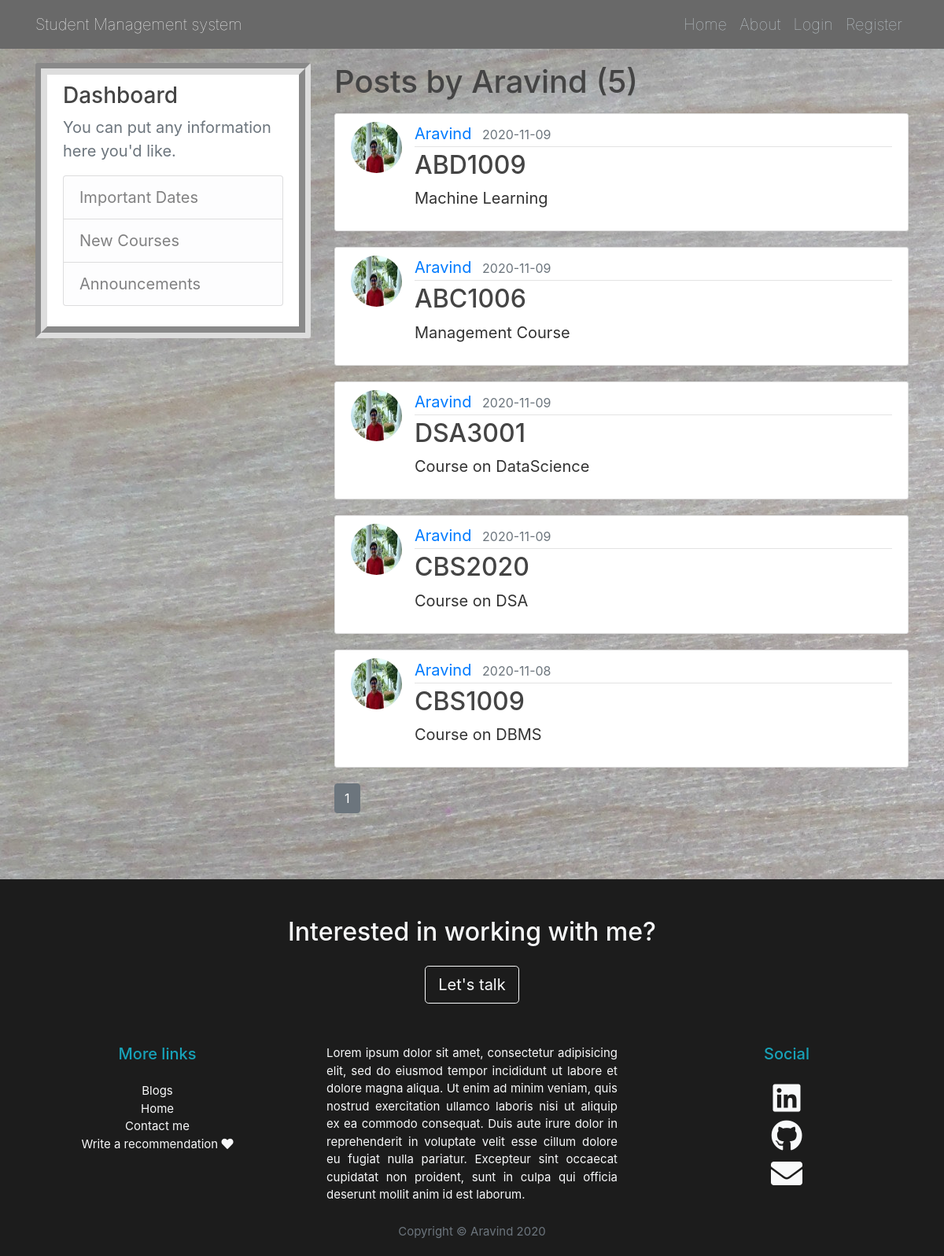
The app's page /user/Aravind with its own data.
### flaskblog/models.py (models this page shows, shortened)
class User(db.Model, UserMixin):
    id = db.Column(db.Integer, primary_key=True)
    username = db.Column(db.String(20), unique=True, nullable=False)
    email = db.Column(db.String(120), unique=True, nullable=False)
    image_file = db.Column(db.String(20), nullable=False, default='default.jpg')
    password = db.Column(db.String(60), nullable=False)
    posts = db.relationship('Post', backref='author', lazy=True)

class Post(db.Model):
    id = db.Column(db.Integer, primary_key=True)
    title = db.Column(db.String(100), nullable=False)
    date_posted = db.Column(db.DateTime, nullable=False, default=datetime.utcnow)
    content = db.Column(db.Text, nullable=False)
    user_id = db.Column(db.Integer, db.ForeignKey('user.id'), nullable=False)

### flaskblog/routes.py (the view)
@app.route("/user/<string:username>")
def user_posts(username):
    page = request.args.get('page', 1, type=int)
    user = User.query.filter_by(username=username).first_or_404()
    posts = Post.query.filter_by(author=user)\
        .order_by(Post.date_posted.desc())\
        .paginate(page=page, per_page=5)
    return render_template('user_posts.html', posts=posts, user=user)

### flaskblog/templates/user_posts.html
{% extends "layout.html" %}
{% block content %}
    <h1 class="mb-3">Posts by {{ user.username }} ({{ posts.total }})</h1>
    {% for post in posts.items %}
        <article class="media content-section">
          <img class="rounded-circle article-img" src="{{ url_for('static', filename='profile_pics/' + post.author.image_file) }}">
          <div class="media-body">
            <div class="article-metadata">
              <a class="mr-2" href="{{ url_for('user_posts', username=post.author.username) }}">{{ user.username }}</a>
              <small class="text-muted">{{ post.date_posted.strftime('%Y-%m-%d') }}</small>
            </div>
            <h2><a class="article-title" href="{{ url_for('post', post_id=post.id) }}">{{ post.title }}</a></h2>
            <p class="article-content">{{ post.content }}</p>
          </div>
        </article>
    {% endfor %}
    {% for page_num in posts.iter_pages(left_edge=1, right_edge=1, left_current=1, right_current=2) %}
      {% if page_num %}
        {% if posts.page == page_num %}
          <a class="btn btn-secondary mb-4" href="{{ url_for('user_posts', username=user.username, page=page_num) }}">{{ page_num }}</a>
        {% else %}
          <a class="btn btn-outline-secondary mb-4" href="{{ url_for('user_posts', username=user.username, page=page_num) }}">{{ page_num }}</a>
        {% endif %}
      {% else %}
        ...
      {% endif %}
    {% endfor %}
{% endblock content %}

### flaskblog/static/main.css (style rules this page uses)
body { background: #fafafa; color: #333333; margin-top: 5rem; }
h1, h2, h3, h4, h5, h6 { color: #444444; }
.content-section { background: #ffffff; padding: 10px 20px; border: 1px solid #dddddd; border-radius: 3px; margin-bottom: 20px; }
.article-title { color: #444444; }
.article-content { white-space: pre-line; }
.article-img { height: 65px; width: 65px; margin-right: 16px; }
.article-metadata { padding-bottom: 1px; margin-bottom: 4px; border-bottom: 1px solid #e3e3e3 }

### records on screen
User: username "Aravind"
Post: image_file (picture), date_posted "2020-11-09", title "ABD1009", content "Machine Learning"
Post: image_file (picture), date_posted "2020-11-09", title "ABC1006", content "Management Course"
Post: image_file (picture), date_posted "2020-11-09", title "DSA3001", content "Course on DataScience"
Post: image_file (picture), date_posted "2020-11-09", title "CBS2020", content "Course on DSA"
Post: image_file (picture), date_posted "2020-11-08", title "CBS1009", content "Course on DBMS"

### other values on screen
{{ posts.total }} "5"
{{ page_num }} "1"
